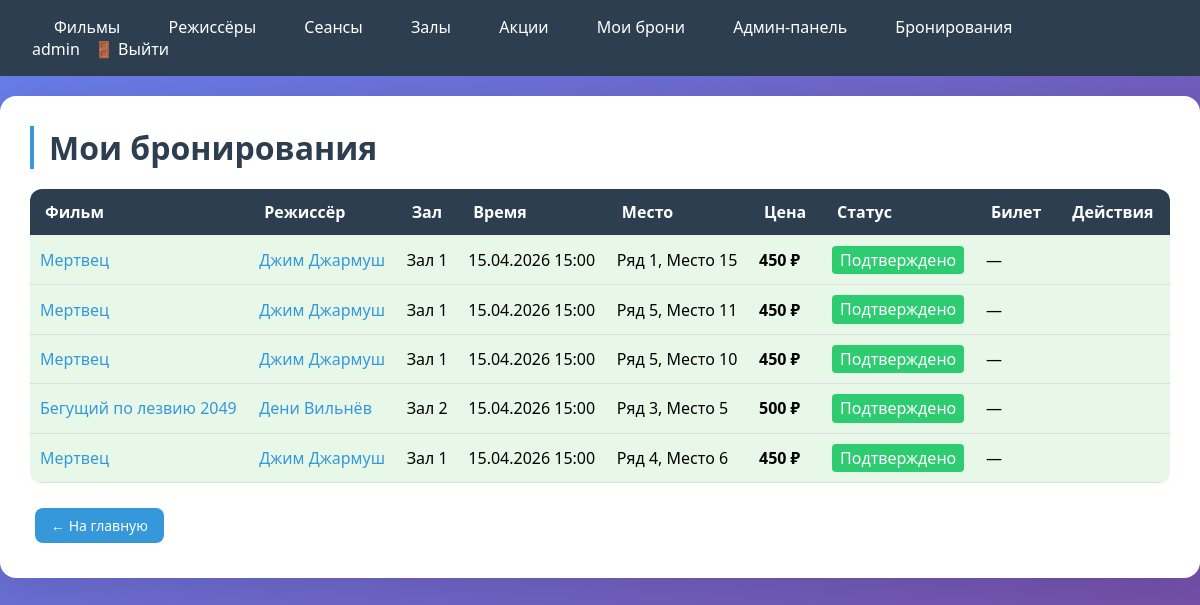
The app's page /my-bookings/ (signed in), older data.
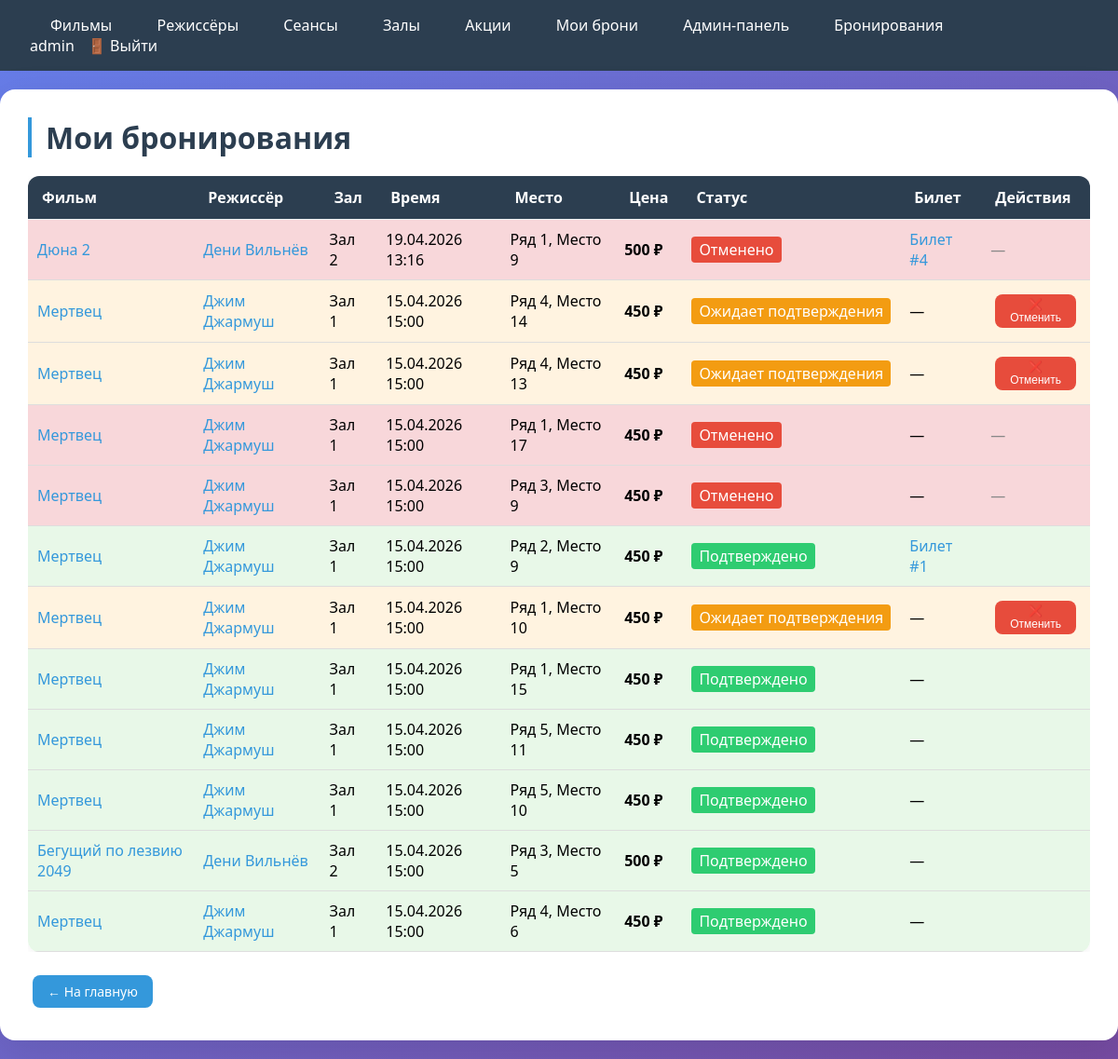
The same page, newer data.
### cinema/models.py (models this page shows, shortened)
class User(AbstractUser):
    is_moderator = models.BooleanField('Модератор', default=False)
    @property
    def can_moderate(self):
        return self.is_active and (self.is_moderator or self.is_staff or self.is_superuser)
    birth_date = models.DateField('Дата рождения', null=True, blank=True)
    groups = models.ManyToManyField(
        'auth.Group',
        verbose_name='groups',
        blank=True,
        help_text='The groups this user belongs to.',
        related_name='cinema_user_set',
        related_query_name='cinema_user',
    )
    user_permissions = models.ManyToManyField(
        'auth.Permission',
        verbose_name='user permissions',
        blank=True,
        help_text='Specific permissions for this user.',
        related_name='cinema_user_set',
        related_query_name='cinema_user',
    )
    class Meta:
        verbose_name = 'Пользователь'
        verbose_name_plural = 'Пользователи'
        swappable = 'AUTH_USER_MODEL'

class Booking(models.Model):
    STATUS_CHOICES = [
        ('pending', 'Ожидает подтверждения'),
        ('confirmed', 'Подтверждено'),
        ('cancelled', 'Отменено'),
    ]
    session = models.ForeignKey(Session, on_delete=models.CASCADE, verbose_name='Сеанс', related_name='bookings')
    user = models.ForeignKey(User, on_delete=models.CASCADE, verbose_name='Пользователь', related_name='bookings')
    seat_row = models.IntegerField('Ряд')
    seat_number = models.IntegerField('Место')
    status = models.CharField('Статус', max_length=20, choices=STATUS_CHOICES, default='pending')
    created_at = models.DateTimeField('Дата бронирования', auto_now_add=True)
    price_at_booking = models.DecimalField(max_digits=8, decimal_places=2, null=True, editable=False)
    discount_applied = models.IntegerField(default=0, editable=False)
    class Meta:
        verbose_name = 'Бронирование'
        verbose_name_plural = 'Бронирования'
        constraints = [models.UniqueConstraint(
            fields=['session', 'seat_row', 'seat_number'],
            condition=models.Q(status__in=['pending', 'confirmed']),
            name='unique_active_booking_seat',
        )]

class Session(models.Model):
    movie = models.ForeignKey(Movie, on_delete=models.CASCADE, verbose_name='Фильм', related_name='sessions')
    hall = models.ForeignKey(Hall, on_delete=models.CASCADE, verbose_name='Зал', related_name='sessions')
    start_time = models.DateTimeField('Время начала')
    price = models.DecimalField('Цена', max_digits=8, decimal_places=2)
    def get_active_promotion(self):
        from django.utils import timezone
        today = timezone.now().date()
        promotions = self.movie.promotion_set.filter(
            is_active=True,
            start_date__lte=today,
            end_date__gte=today
        )
        return promotions.first() if promotions.exists() else None
    class Meta:
        verbose_name = 'Сеанс'
        verbose_name_plural = 'Сеансы'

class Movie(models.Model):
    title = models.CharField('Название', max_length=200)
    description = models.TextField('Описание')
    duration_min = models.IntegerField('Длительность (мин)')
    rating = models.FloatField('Рейтинг', default=0.0)
    poster = models.ImageField('Постер', upload_to='posters/', blank=True, null=True)
    release_year = models.IntegerField('Год выпуска')
    director = models.ForeignKey(Director, on_delete=models.SET_NULL, null=True, blank=True, verbose_name='Режиссёр',
                                 related_name='movies')
    genres = models.ManyToManyField(Genre, through='MovieGenre', verbose_name='Жанры')
    class Meta:
        verbose_name = 'Фильм'
        verbose_name_plural = 'Фильмы'

class Director(models.Model):
    name = models.CharField('Имя', max_length=200)
    birth_date = models.DateField('Дата рождения', null=True, blank=True)
    birth_place = models.CharField('Место рождения', max_length=200, blank=True)
    biography = models.TextField('Биография', blank=True)
    photo = models.ImageField('Фото', upload_to='directors/', blank=True, null=True)
    class Meta:
        verbose_name = 'Режиссёр'
        verbose_name_plural = 'Режиссёры'

class Hall(models.Model):
    number = models.IntegerField('Номер зала', unique=True)
    capacity = models.IntegerField('Вместимость')
    sound_system = models.CharField('Звуковая система', max_length=100)
    class Meta:
        verbose_name = 'Кинозал'
        verbose_name_plural = 'Кинозалы'

class Ticket(models.Model):
    verification_token = models.UUIDField(default=uuid.uuid4, unique=True, editable=False)
    used_at = models.DateTimeField(null=True, blank=True, editable=False)
    booking = models.OneToOneField(Booking, on_delete=models.CASCADE, verbose_name='Бронирование', related_name='ticket')
    qr_code = models.CharField('QR-код', max_length=255, blank=True, null=True)  # Пока оставляем nullable
    purchase_date = models.DateTimeField('Дата покупки', auto_now_add=True)
    class Meta:
        verbose_name = 'Билет'
        verbose_name_plural = 'Билеты'

### cinema/views.py (the view)
# urls.py: path('my-bookings/', views.my_bookings, name='my_bookings'),
@login_required
def my_bookings(request):
    bookings = Booking.objects.filter(user=request.user).select_related(
        'session', 'session__movie', 'session__hall'
    ).order_by('-created_at')
    return render(request, 'cinema/my_bookings.html', {'bookings': bookings})

### cinema/templates/cinema/my_bookings.html (shortened to what this page needs)
{% extends 'cinema/base.html' %}
{% block content %}
<h1>Мои бронирования</h1>
{% if bookings %}
    <table style="width: 100%; border-collapse: collapse;">
        <thead>
            <tr>
                <th>Фильм</th>
                <th>Режиссёр</th>
                <th>Зал</th>
                <th>Время</th>
                <th>Место</th>
                <th>Цена</th>
                <th>Статус</th>
                <th>Билет</th>
                <th>Действия</th>
            </tr>
        </thead>
        <tbody>
            {% for booking in bookings %}
            <tr style="{% if booking.status == 'pending' %}background: #fff3e0;{% elif booking.status == 'cancelled' %}background: #f8d7da;{% elif booking.status == 'confirmed' %}background: #e8f8e8;{% endif %}">
                <td style="padding: 10px; border-bottom: 1px solid #ddd;">
                    {% if booking.session %}
                        <a href="{% url 'movie_detail' booking.session.movie.id %}">{{ booking.session.movie.title }}</a>
                    {% else %}
                        <span style="color: #888;">Сеанс удалён</span>
                    {% endif %}
                <td style="padding: 10px; border-bottom: 1px solid #ddd;">
                    {% if booking.session and booking.session.movie.director %}
                        <a href="{% url 'director_detail' booking.session.movie.director.id %}">{{ booking.session.movie.director.name }}</a>
                    {% else %}
                        —
                    {% endif %}
                <td style="padding: 10px; border-bottom: 1px solid #ddd;">
                    {% if booking.session %}
                        Зал {{ booking.session.hall.number }}
                    {% else %}
                        —
                    {% endif %}
                <td style="padding: 10px; border-bottom: 1px solid #ddd;">
                    {% if booking.session %}
                        {{ booking.session.start_time|date:"d.m.Y H:i" }}
                    {% else %}
                        —
                    {% endif %}
                <td style="padding: 10px; border-bottom: 1px solid #ddd;">Ряд {{ booking.seat_row }}, Место {{ booking.seat_number }}</a>
                <td style="padding: 10px; border-bottom: 1px solid #ddd;">
                    {% if booking.price_at_booking %}
                        {% if booking.discount_applied > 0 %}
                            <span style="text-decoration: line-through; color: #888;">{{ booking.session.price|floatformat:0 }} ₽</span>
                            <strong style="color: #2ecc71;">{{ booking.price_at_booking|floatformat:0 }} ₽</strong>
                            <span style="background: #f39c12; color: white; padding: 2px 6px; border-radius: 4px; font-size: 10px;">-{{ booking.discount_applied }}%</span>
                        {% else %}
                            <strong>{{ booking.price_at_booking|floatformat:0 }} ₽</strong>
                        {% endif %}
                    {% else %}
                        {% if booking.session %}
                            {% with promotion=booking.session.get_active_promotion %}
                                {% if promotion %}
                                    <span style="text-decoration: line-through; color: #888;">{{ booking.session.price|floatformat:0 }} ₽</span>
                                    <strong style="color: #2ecc71;">{{ booking.session.get_discounted_price|floatformat:0 }} ₽</strong>
                                    <span style="background: #f39c12; color: white; padding: 2px 6px; border-radius: 4px; font-size: 10px;">-{{ promotion.discount_percent }}%</span>
                                {% else %}
                                    <strong>{{ booking.session.price|floatformat:0 }} ₽</strong>
                                {% endif %}
                            {% endwith %}
                        {% else %}
                            —
                        {% endif %}
                    {% endif %}
                <td style="padding: 10px; border-bottom: 1px solid #ddd;">
                    {% if booking.status == 'pending' %}
                        <span style="background: #f39c12; color: white; padding: 3px 8px; border-radius: 4px; display: inline-block; white-space: nowrap; vertical-align: middle; line-height: 1.4;">Ожидает подтверждения</span>
                    {% elif booking.status == 'confirmed' %}
                        <span style="background: #2ecc71; color: white; padding: 3px 8px; border-radius: 4px; display: inline-block; white-space: nowrap; vertical-align: middle; line-height: 1.4;">Подтверждено</span>
                    {% else %}
                        <span style="background: #e74c3c; color: white; padding: 3px 8px; border-radius: 4px; display: inline-block; white-space: nowrap; vertical-align: middle; line-height: 1.4;">Отменено</span>
                    {% endif %}
                <td style="padding: 10px; border-bottom: 1px solid #ddd;">
                    {% if booking.ticket %}
                         <a href="{% url 'ticket_detail' booking.ticket.id %}">Билет #{{ booking.ticket.id }}</a>
                    {% else %}
                        —
                    {% endif %}
                <td style="padding: 10px; border-bottom: 1px solid #ddd;">
                    {% if booking.status == 'pending' and booking.session %}
                        <form method="post" action="{% url 'cancel_booking' booking.id %}" style="display: inline;">
                            <button type="submit" class="btn btn-danger" style="padding: 4px 8px; font-size: 12px;" onclick="return confirm('Отменить бронирование?')">❌ Отменить</button>
                        </form>
                    {% elif booking.status == 'cancelled' %}
                        <span style="color: #888;">—</span>
                    {% endif %}
            </tr>
            {% endfor %}
        </tbody>
    </table>
{% endif %}
<div style="margin-top: 20px;">
    <a href="{% url 'movie_list' %}" class="btn">← На главную</a>
</div>
{% endblock %}

### cinema/templates/cinema/base.html (shortened to what this page needs)
{% load static %}
<!DOCTYPE html>
<html lang="ru">
<head>
    <link rel="stylesheet" href="{% static 'cinema/style.css' %}">
</head>
<body>
    <nav>
        <div>
            <a href="{% url 'movie_list' %}"> Фильмы</a>
            <a href="{% url 'director_list' %}"> Режиссёры</a>
            <a href="{% url 'session_list' %}"> Сеансы</a>
            <a href="{% url 'hall_list' %}"> Залы</a>
            <a href="{% url 'promotion_list' %}"> Акции</a>
            {% if user.is_authenticated %}
                <a href="{% url 'my_bookings' %}"> Мои брони</a>
            {% endif %}
            {% if user.is_staff %}
                <a href="{% url 'admin_panel' %}"> Админ-панель</a>
            {% endif %}
            {% if user.can_moderate %}
            <a href="{% url 'admin_bookings' %}"> Бронирования</a>
            {% endif %}
        </div>
        <div>
            {% if user.is_authenticated %}
                <span>{{ user.username }}</span>
                <form method="post" action="{% url 'logout' %}" style="display: inline;">
                    <button type="submit">🚪 Выйти</button>
                </form>
            {% else %}
                <a href="{% url 'login' %}"> Вход</a>
                <a href="{% url 'register' %}"> Регистрация</a>
            {% endif %}
        </div>
    </nav>
    <div class="container">
        {% block content %}{% endblock %}
    </div>
</body>
</html>

### cinema/static/cinema/style.css (style rules this page uses)
* { margin: 0; padding: 0; box-sizing: border-box; }
body { font-family: Arial, sans-serif; background: #f5f5f5; }
nav { background: #2c3e50; color: white; padding: 1rem 2rem; display: flex; justify-content: space-between; align-items: center; flex-wrap: wrap; }
nav a { color: white; text-decoration: none; margin: 0 10px; }
nav button { background: none; border: none; color: white; cursor: pointer; font: inherit; margin: 0 10px; }
.container { max-width: 1200px; margin: 20px auto; padding: 20px; background: white; border-radius: 8px; box-shadow: 0 0 10px rgba(0, 0, 0, 0.1); }
h1 { margin-bottom: 20px; color: #2c3e50; }
table { width: 100%; border-collapse: collapse; margin: 20px 0; }
th, td { padding: 12px; text-align: left; border-bottom: 1px solid #ddd; }
th { background: #2c3e50; color: white; }
.btn { display: inline-block; padding: 8px 16px; background: #3498db; color: white; text-decoration: none; border-radius: 4px; margin: 5px; border: none; cursor: pointer; font-size: 14px; }
.btn-danger { background: #e74c3c; }
a { text-decoration: none !important; }
.btn { text-decoration: none !important; }
body { font-family: 'Segoe UI', Tahoma, Geneva, Verdana, sans-serif; background: linear-gradient(135deg, #667eea 0%, #764ba2 100%); min-height: 100vh; }
a { text-decoration: none; color: #3498db; transition: all 0.3s ease; position: relative; }
nav a { color: white; font-weight: 500; padding: 8px 12px; border-radius: 8px; transition: all 0.3s ease; }
.container { max-width: 1200px; margin: 20px auto; padding: 30px; background: white; border-radius: 16px; box-shadow: 0 10px 40px rgba(0, 0, 0, 0.1); }
h1 { font-size: 2rem; color: #2c3e50; margin-bottom: 20px; border-left: 4px solid #3498db; padding-left: 15px; }
table { width: 100%; border-collapse: collapse; margin: 20px 0; border-radius: 12px; overflow: hidden; box-shadow: 0 2px 10px rgba(0, 0, 0, 0.05); }
th, td { padding: 12px 15px; text-align: left; border-bottom: 1px solid #ecf0f1; }
th { background: #2c3e50; color: white; font-weight: 600; }
.btn { display: inline-block; padding: 8px 16px; border-radius: 8px; font-size: 14px; font-weight: 500; text-align: center; cursor: pointer; transition: all 0.3s ease; border: none; background: #3498db; color: white; }
.table-scroll table { margin:0; min-width:640px; }

Row changes from the older to the newer data that the page shows:
added Booking: session.movie "Дюна 2", session.movie.director.name "Дени Вильнёв", session.hall.number "2", session.start_time "19.04.2026 13:16", seat_row "1", seat_number "9", session.price "500", status "Отменено", ticket.id "4"
added Booking: session.movie "Мертвец", session.movie.director.name "Джим Джармуш", session.hall.number "1", session.start_time "15.04.2026 15:00", seat_row "4", seat_number "14", session.price "450", status "Ожидает подтверждения"
added Booking: session.movie "Мертвец", session.movie.director.name "Джим Джармуш", session.hall.number "1", session.start_time "15.04.2026 15:00", seat_row "4", seat_number "13", session.price "450", status "Ожидает подтверждения"
added Booking: session.movie "Мертвец", session.movie.director.name "Джим Джармуш", session.hall.number "1", session.start_time "15.04.2026 15:00", seat_row "1", seat_number "17", session.price "450", status "Отменено"
added Booking: session.movie "Мертвец", session.movie.director.name "Джим Джармуш", session.hall.number "1", session.start_time "15.04.2026 15:00", seat_row "3", seat_number "9", session.price "450", status "Отменено"
added Booking: session.movie "Мертвец", session.movie.director.name "Джим Джармуш", session.hall.number "1", session.start_time "15.04.2026 15:00", seat_row "2", seat_number "9", session.price "450", status "Подтверждено", ticket.id "1"
added Booking: session.movie "Мертвец", session.movie.director.name "Джим Джармуш", session.hall.number "1", session.start_time "15.04.2026 15:00", seat_row "1", seat_number "10", session.price "450", status "Ожидает подтверждения"
